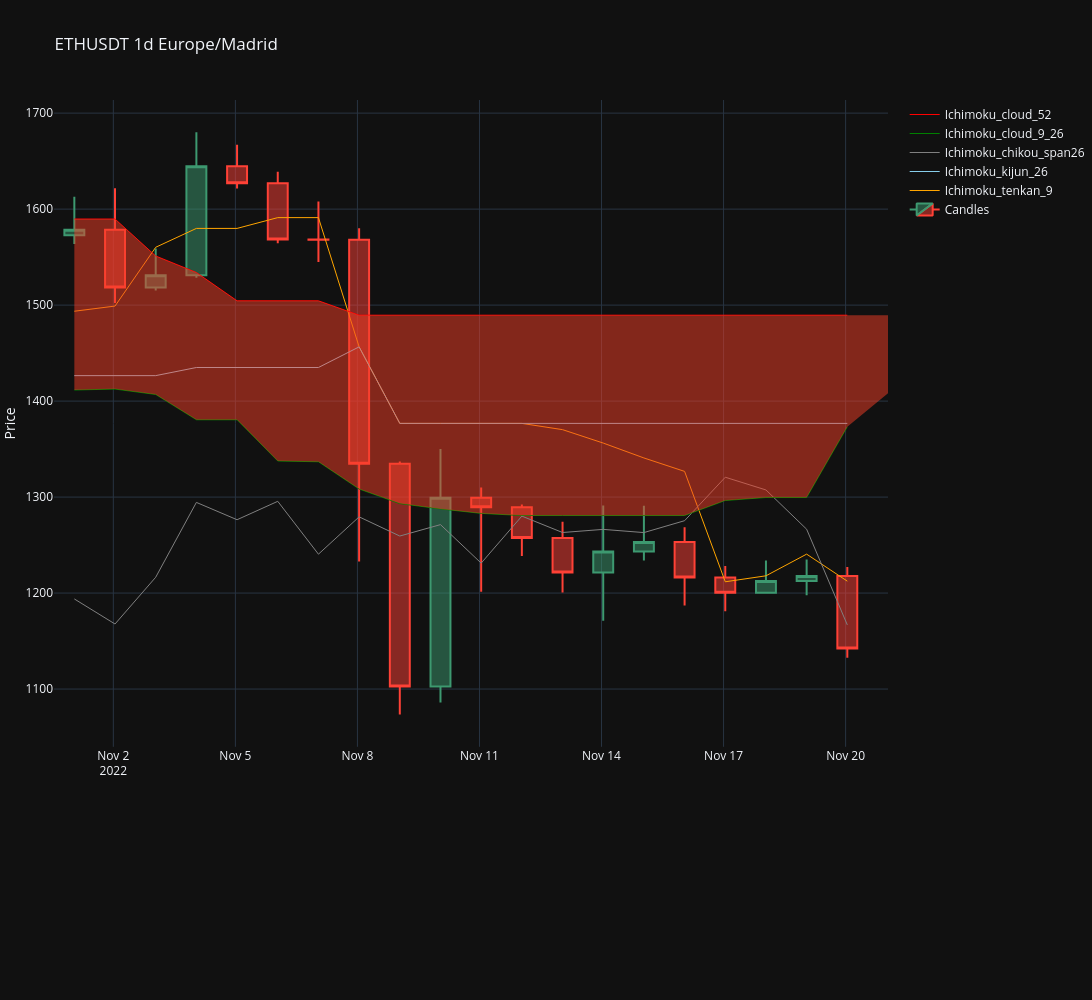

The cell this chart's notebook holds for it:
### Markdown cell above
## 4. Price Is Underneath the Cloud

**Resistance.** The lower edge of the cloud acts as resistance. While price remains below the cloud, the trend is considered bearish.

### Code cell
sym.plot(zoom_start_idx=330, zoom_end_idx=350, volume=False)
